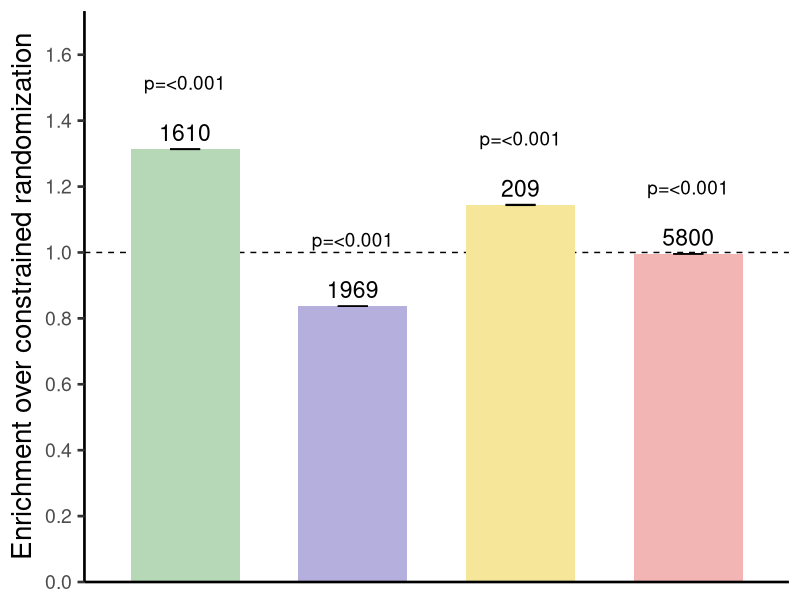
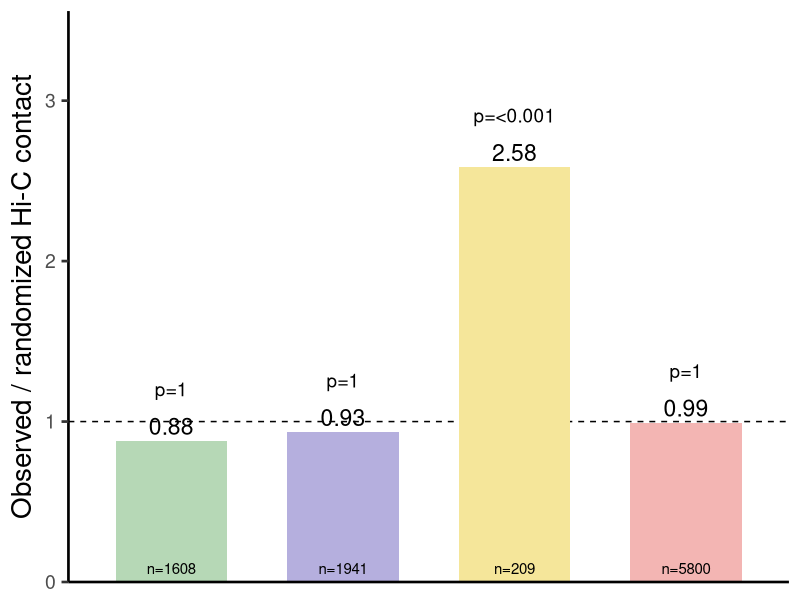
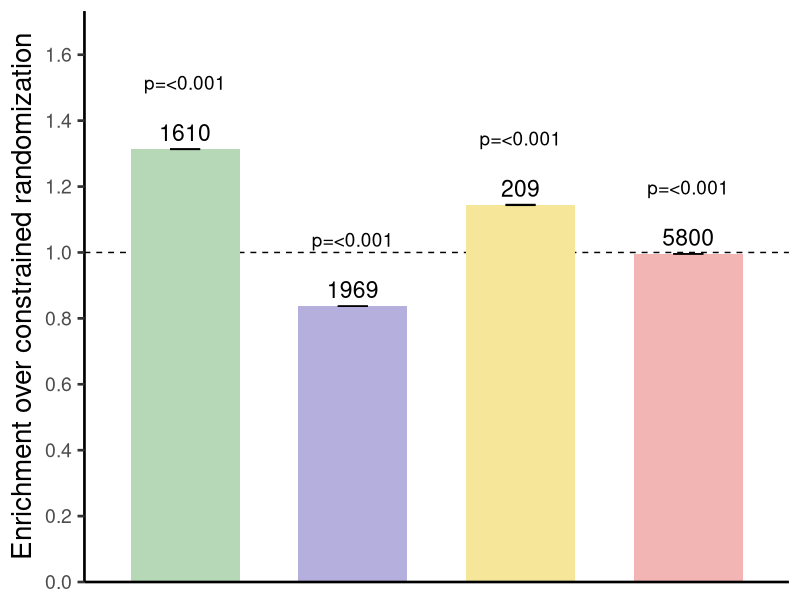
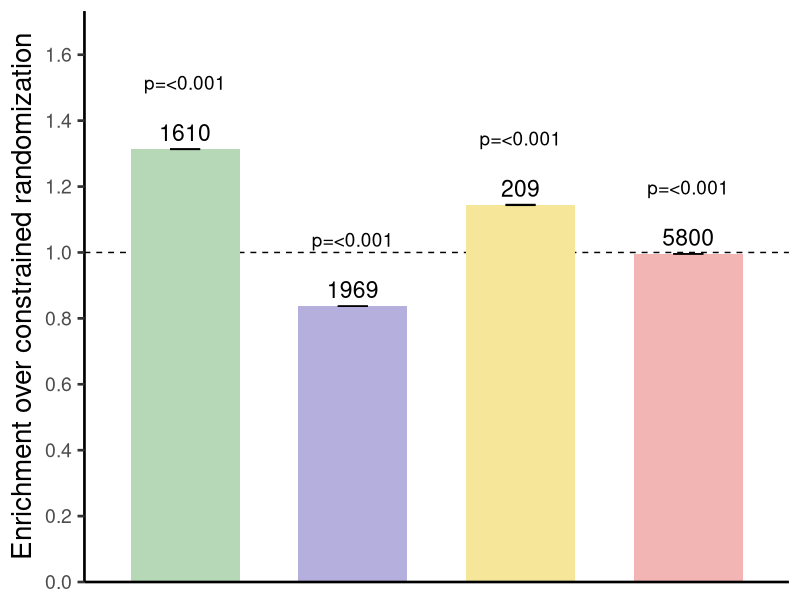
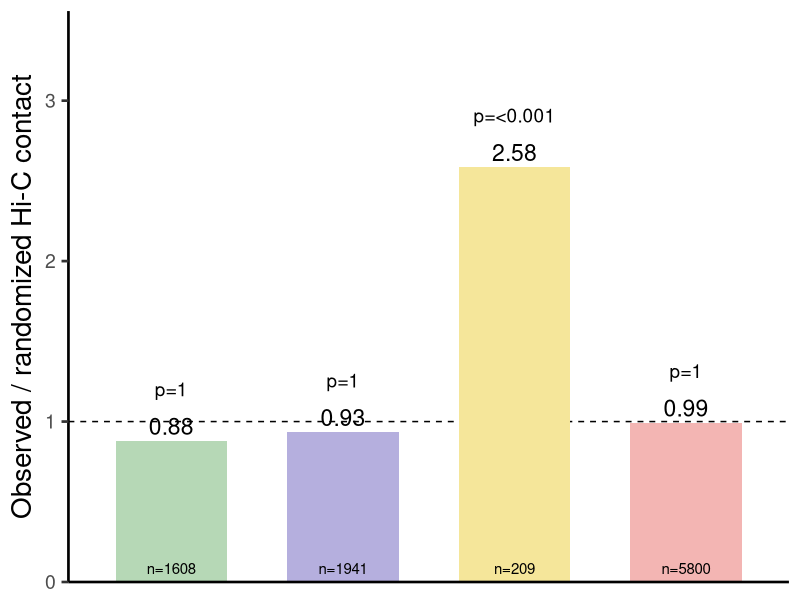
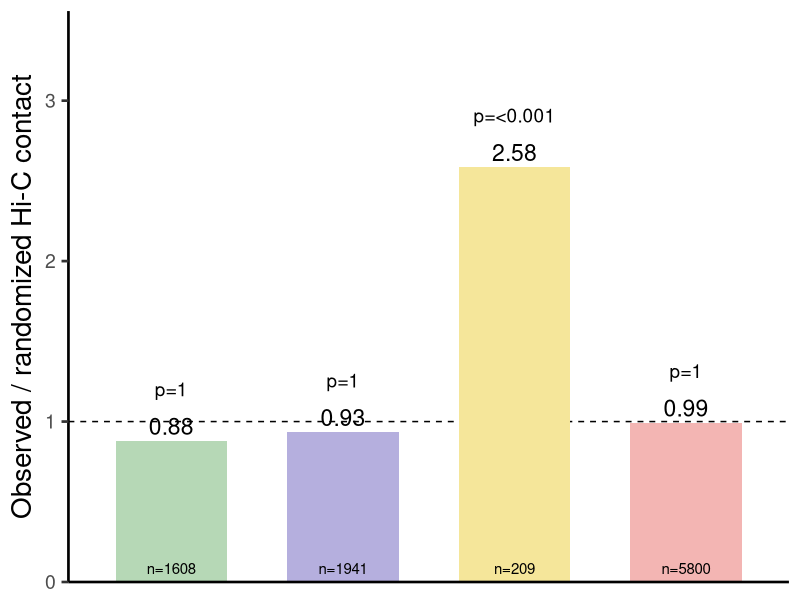

Write the R code that produced these figures, in order.
library(dplyr)
library(ggplot2)
library(readr)


## Input files only; no randomization is performed here.
summary_constrained <- read.delim("bootstrap_constrained_trans_eqtl_summary_1000.txt")
hic_summary <- read_tsv("hic_constrained_random_summary.tsv", show_col_types = FALSE)

category_cols <- c(
  "Inter-chromosomal\nnon-syntenic" = "#F3B5B3",
  "Inter-chromosomal\nsyntenic" = "#F5E69A",
  "Intra-chromosome\ndifferent syntenic block" = "#B5AFDE",
  "Intra-chromosome\nsame syntenic block" = "#B6D8B6"
)


plot_df <- summary_constrained %>%
  mutate(
    category_label = recode(
      duplicatestatus,
      "Inter-chromosomal non-syntenic" = "Inter-chromosomal\nnon-syntenic",
      "Inter-chromosomal syntenic" = "Inter-chromosomal\nsyntenic",
      "Intra-chromosome different syntenic block" = "Intra-chromosome\ndifferent syntenic block",
      "Intra-chromosome same syntenic block" = "Intra-chromosome\nsame syntenic block"
    ),
    category_label = factor(category_label, levels = names(category_cols)[c(4, 3, 2, 1)]),
    label_p = ifelse(mean_enrichment >= 1, empirical_p_upper, empirical_p_lower),
    p_label = paste0("p=", format.pval(label_p, digits = 2, eps = 0.001))
  )


p2d <- ggplot(
  plot_df,
  aes(category_label, mean_enrichment, fill = category_label)
) +
  geom_hline(
    yintercept = 1,
    linetype = "dashed",
    linewidth = 0.5
  ) +
  geom_col(width = 0.65) +
  geom_errorbar(
    aes(
      ymin = mean_enrichment - se_enrichment,
      ymax = mean_enrichment + se_enrichment
    ),
    width = 0.18
  ) +
  geom_text(
    aes(
      label = observed_n,
      y = mean_enrichment + 0.025
    ),
    vjust = 0,
    size = 5.8
  ) +
  geom_text(
    aes(
      label = p_label,
      y = mean_enrichment + 0.18
    ),
    vjust = 0,
    size = 4.8
  ) +
  scale_fill_manual(
    values = category_cols,
    guide = "none"
  ) +
  scale_y_continuous(
    limits = c(0, 1.65),
    breaks = seq(0, 1.6, 0.2),
    expand = expansion(mult = c(0, 0.05))
  ) +
  labs(
    x = NULL,
    y = "Enrichment over constrained randomization"
  ) +
  theme_classic(base_size = 20) +
  theme(
    axis.text.x = element_blank(),
    axis.ticks.x = element_blank(),
    axis.text.y = element_text(size = 14),
    plot.margin = margin(8, 8, 8, 8)
  )


p2d


ggsave("Figure2D_constrained_enrichment_horizontal.png", p2d, width = 7.2, height = 3.6, dpi = 600)
ggsave("Figure2D_constrained_enrichment_horizontal.pdf", p2d, width = 7.2, height = 3.6)


hic_plot_df <- hic_summary %>%
  mutate(
    category_label = recode(
      Category,
      "Inter-chromosomal non-syntenic" = "Inter-chromosomal\nnon-syntenic",
      "Inter-chromosomal syntenic" = "Inter-chromosomal\nsyntenic",
      "Intra-chromosome different syntenic block" = "Intra-chromosome\ndifferent syntenic block",
      "Intra-chromosome same syntenic block" = "Intra-chromosome\nsame syntenic block"
    ),
    category_label = factor(category_label, levels = names(category_cols)[c(4, 3, 2, 1)]),
    p_label = empirical_p_contact_high,
    ratio_label = sprintf("%.2f", mean_contact_ratio),
    n_label = paste0("n=", obs_n),
    p_text = paste0("p=", format.pval(p_label, digits = 2, eps = 0.001))
  )


xmax <- max(hic_plot_df$mean_contact_ratio, na.rm = TRUE) * 1.35
p2e <- ggplot(
  hic_plot_df,
  aes(category_label, mean_contact_ratio, fill = category_label)
) +
  geom_hline(
    yintercept = 1,
    linetype = "dashed",
    linewidth = 0.5
  ) +
  geom_col(width = 0.65) +
  geom_text(
    aes(label = n_label),
    y = 0.05,
    vjust = 0,
    size = 3.8
  ) +
  geom_text(
    aes(label = ratio_label),
    nudge_y = 0.04,
    vjust = 0,
    size = 5.8
  ) +
  geom_text(
    aes(label = p_text),
    nudge_y = 0.28,
    vjust = 0,
    size = 4.8
  ) +
  scale_fill_manual(
    values = category_cols,
    guide = "none"
  ) +
  scale_y_continuous(
    limits = c(0, xmax),
    expand = expansion(mult = c(0, 0.02))
  ) +
  coord_cartesian(clip = "off") +
  labs(
    x = NULL,
    y = "Observed / randomized Hi-C contact"
  ) +
  theme_classic(base_size = 20) +
  theme(
    axis.text.x = element_blank(),
    axis.ticks.x = element_blank(),
    axis.text.y = element_text(size = 14),
    plot.margin = margin(8, 8, 8, 8)
  )


p2e

ggsave("Figure2_HiC_contact_ratio_horizontal.png", p2e, width = 8.2, height = 3.8, dpi = 600, limitsize = FALSE)
ggsave("Figure2_HiC_contact_ratio_horizontal.pdf", p2e, width = 8.2, height = 3.8, limitsize = FALSE)
